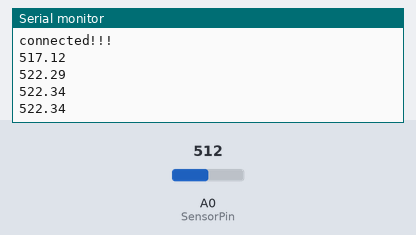
Bench run of a sketch on a simulated ESP8266 (NodeMCU). On the bench: the last lines printed to the serial monitor. The test bench sets the inputs (shaded band); at power-on: A0 (SensorPin) = 512. WiFi joins after 1.5 s; servers stay silent unless stated.

Above: at 2.7 s.
2.8 s: A0 (SensorPin) set to 716
At 3.14 s:
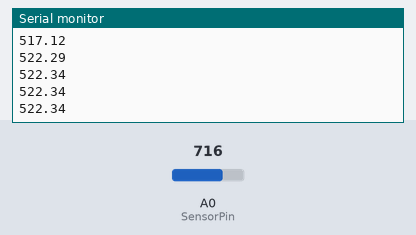
4.3 s: A0 (SensorPin) set to 900
At 4.31 s:
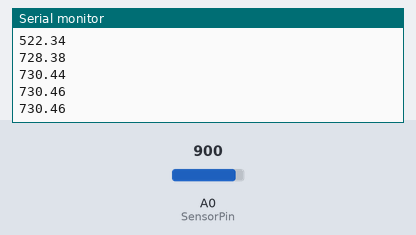
Timing chart, 0 to 7.3 s (numbered marks = the images above; inputs shaded):
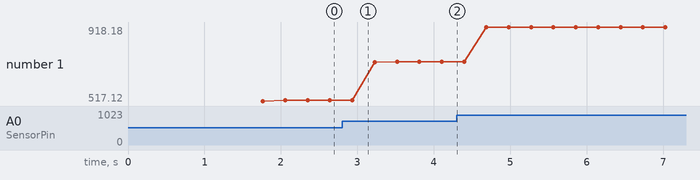

Measured:
- plotted number 1: 522.34 → 730.46 after the input at 2.8 s, 730.46 → 918.18 after the input at 4.3 s

The sketch:

SoilSensorFirebase.ino
```cpp
#include <Firebase.h>
#include <FirebaseArduino.h>
#include <ESP8266WiFi.h>
#define FIREBASE_HOST "your host"
#define FIREBASE_AUTH "your key"
#define WIFI_SSID "your ssid"
#define WIFI_PASSWORD "your password"
#define SensorPin A0
float sensorValue = 0;
void setup() {
 Serial.begin(9600);
 WiFi.begin (WIFI_SSID, WIFI_PASSWORD);
  while (WiFi.status() != WL_CONNECTED)
  {
    Serial.print(".");
    delay(300);
  }
  Serial.println ("");
  Serial.println ("WiFi Connected!");
  Firebase.begin(FIREBASE_HOST,FIREBASE_AUTH);
  Serial.println("connected!!!");

}
void loop() {
 for (int i = 0; i <= 100; i++)
 {
   sensorValue = sensorValue + analogRead(SensorPin);
   delay(1);
 }
 sensorValue = sensorValue/100.0;
 Firebase.setFloat("SOIL SENSOR",sensorValue);
 Serial.println(sensorValue);
 delay(30);
}
```
